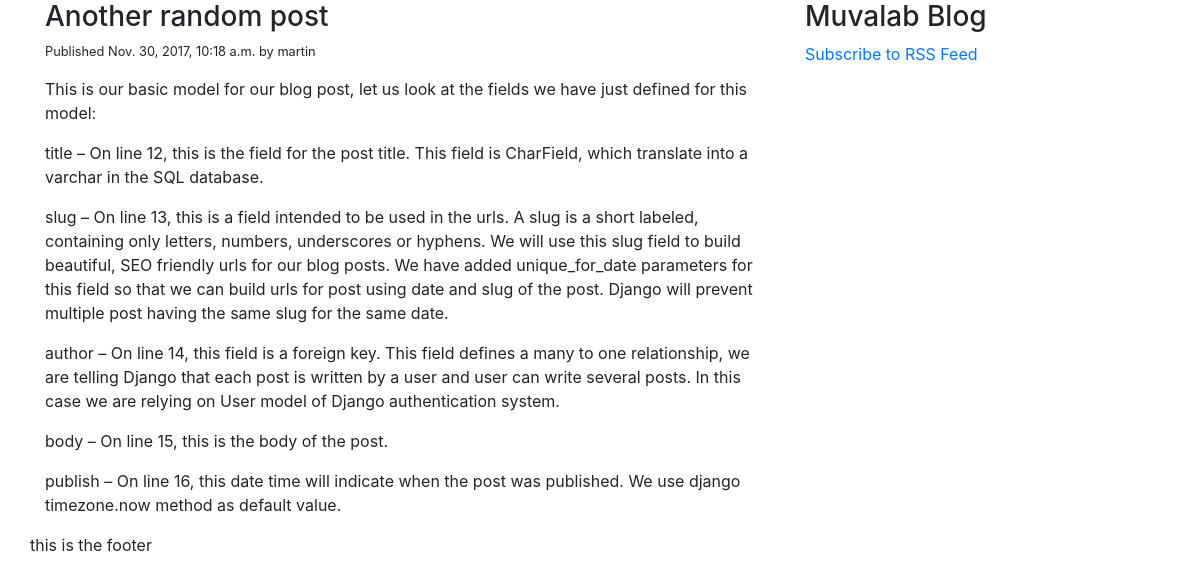
The page /blog/2017/11/30/posted-randomly/ on the database its author committed.
### blog/models.py (models this page shows, shortened)
class Post(models.Model):
    STATUS_CHOICES = (
        ('draft', 'Draft'),
        ('published', 'Published'),
    )
    title = models.CharField(max_length=250)
    slug = models.SlugField(max_length=250, unique_for_date='publish')
    author = models.ForeignKey(User, related_name='blog_posts')
    body = models.TextField()
    publish = models.DateTimeField(default=timezone.now)
    created = models.DateTimeField(auto_now_add=True)
    updated = models.DateTimeField(auto_now=True)
    status = models.CharField(max_length=10, choices=STATUS_CHOICES, default='draft')
    objects = models.Manager()
    published = PublishedManager()
    class Meta:
        ordering = ('-publish',)

### blog/views.py (the view)
# urls.py: url(r'^(?P<year>\d{4})/(?P<month>\d{2})/(?P<day>\d{2})/(?P<post>[-\w]+)/$', views.post_detail_view, name='post_detail_view'),
def post_detail_view(request, year, month, day, post):
    post = get_object_or_404(Post, slug=post, status='published', publish__year=year, publish__month=month, publish__day=day)
    return render(request, 'blog/post/detail.html', {'post': post})

### blog/templates/blog/post/detail.html (shortened to what this page needs)
{% extends "blog/master.html" %}
{% block content %}
    <h3>{{ post.title }}</h3>
    <p class="small">Published {{ post.publish }} by {{ post.author }}</p>
    <p>{{ post.body|linebreaks }}</p>
{% endblock %}

### rows shown on the page
Post: title "Another random post", publish "Nov. 30, 2017, 10:18 a.m.", author "martin", body "This is our basic model for our blog post, let us look at the fields we have just defined for this model: title – On line 12, this is the field for the post title. This field is CharField, which translate into a varchar in the SQL database. slug – On line 13, this is a field intended to be used in the urls. A slug is a short labeled, containing only letters, numbers, underscores or hyphens. We will use this slug field to build beautiful, SEO friendly urls for our blog posts. We have added unique_for_date parameters for this field so that we can build urls for post using date and slug of the post. Django will prevent multiple post having the same slug for the same date. author – On line 14,…"
